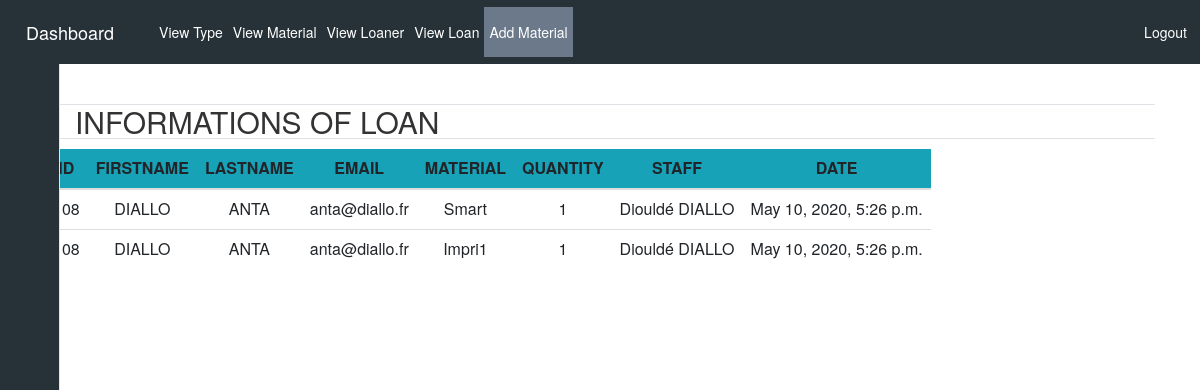
Page /loan_id/19 on the committed database.
### siteWeb/models.py (models this page shows, shortened)
class Loan(models.Model):
    user = models.ForeignKey(settings.AUTH_USER_MODEL, on_delete=models.CASCADE)
    ordered = models.BooleanField(default=False)
    returned = models.BooleanField(default=False)
    slug = models.SlugField(max_length=250, null=True, blank=True)
    creation_date_loan = models.DateTimeField(default=timezone.now)
    expected_return_date = models.DateField(blank=True, null=True)
    return_date = models.DateField(null=True)
    loaner = models.ForeignKey(Loaner, on_delete=models.CASCADE, blank=False, null=True)
    materials = models.ManyToManyField(LoanMaterial)

class Loaner(models.Model):
    last_name = models.CharField(max_length=255)
    first_name = models.CharField(max_length=255)
    email = models.EmailField(max_length=255, unique=True)
    establishment = models.CharField(max_length=250)
    creation_date = models.DateTimeField(auto_now_add=True)

class LoanMaterial(models.Model):
    user = models.ForeignKey(settings.AUTH_USER_MODEL, on_delete=models.CASCADE)
    ordered = models.BooleanField(default=False)
    material = models.ForeignKey(Material, on_delete=models.CASCADE)
    quantity = models.IntegerField(blank=False, default=1)
    creation_date_loan_mat = models.DateTimeField(auto_now_add=True)

class Material(models.Model):
    name = models.CharField(max_length=250)
    barcode = models.CharField(max_length=50)
    creation_date_mat = models.DateTimeField(auto_now_add=True)
    slug = models.SlugField(max_length=250, null=True, blank=True)
    material_picture = models.ImageField(blank=True, upload_to='media/', default='None/no-img.jpg', null=True)
    type = models.ForeignKey(Type, on_delete=models.CASCADE)

### siteWeb/views.py (the view)
# urls.py: path('loan_id/<int:id>',views.loan, name='loan_id'),
def loan(request, id):
    loan = Loan.objects.get(id=id)
    loan_liste = loan.materials.all().order_by("-creation_date_loan_mat")
    paginator = Paginator(loan_liste, per_page= 10)
    page_number = request.GET.get('page', 1)
    page_obj = paginator.get_page(page_number)
    return render(request, 'siteWeb/loan.html', {'loan_materials': page_obj.object_list, 'loan_loaner': loan, 'paginator': paginator, 'page_number': int(page_number)})

### siteWeb/templates/siteWeb/loan.html
{% include "siteWeb/includes/dashboard.html" %}
{% block content %}
<div class = "container mt-3">
    <h2 class="border-top border-bottom pl-5">INFORMATIONS OF LOAN </h2>
    <table class="table table-responsive">
        <thead class="bg-info">
            <th scope="row" class="text-center">ID</th>
            <th scope="col" class="text-center">FIRSTNAME</th>
            <th scope="col" class="text-center">LASTNAME</th>
            <th scope="col" class="text-center">EMAIL</th>
            <th scope="col" class="text-center">MATERIAL</th>
            <th scope="col" class="text-center">QUANTITY</th>
            <th scope="col" class="text-center">STAFF</th>
            <th scope="col" class="text-center">DATE</th>
        </thead>
        <tbody>
        {% for material in loan_materials %}
        <tr>
            <td class="text-center">{{loan_loaner.loaner.id}}</td>
            <td class="text-center">{{loan_loaner.loaner.first_name}}</td>
            <td class="text-center">{{loan_loaner.loaner.last_name}}</td>
            <td class="text-center">{{loan_loaner.loaner.email}}</td>
            <td class="text-center">{{material.material.name}}</td>
            <td class="text-center">{{material.quantity}}</td>
            <td class="text-center">{{loan_loaner.user.last_name}} {{loan_loaner.user.first_name}}</td>
            <td class="text-center">{{material.creation_date_loan_mat }}</td>
        </tr>
        {% endfor %}
        </tbody>
    </table>
</div>
<div class="row">
    <ul class="pagination">
    {% for i in paginator.page_range %}
    <li class="page-item {% if i == page_number %} active {% endif %}">
        <a class="page-link"  href="?page={{ i }}">{{ i }}</a>
    </li>
    {% endfor %}
</ul>
</div>
{% endblock %}

### rows in the picture
LoanMaterial: material.name "Smart", quantity "1", creation_date_loan_mat "May 10, 2020, 5:26 p.m."
Loan: loaner.id "108", loaner.first_name "DIALLO", loaner.last_name "ANTA", loaner.email "anta@diallo.fr", user.last_name "Diouldé", user.first_name "DIALLO"
LoanMaterial: material.name "Impri1", quantity "1", creation_date_loan_mat "May 10, 2020, 5:26 p.m."
